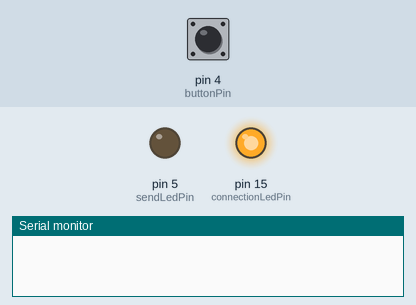
Recording of a sketch running on a simulated Arduino Uno, built with avr-gcc and run on an emulated ATmega328P. On the bench: output pins drawn as LEDs (lit = HIGH), the last lines printed to the serial monitor. The inputs (shaded band) are chosen by the test bench; at power-on: pin 4 (buttonPin) HIGH.

Above: at 1.2 s.
1.3 s: pin 4 (buttonPin) pulled LOW for 0.15 s
At 1.37 s:
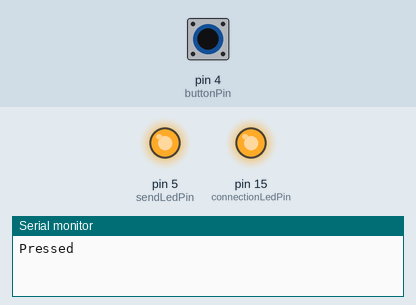
2.9 s: pin 4 (buttonPin) pulled LOW for 3.2 s
At 6.8 s:
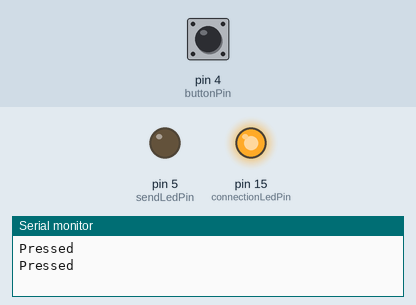
Timing chart, 0 to 8.3 s (numbered marks = the images above; inputs shaded):
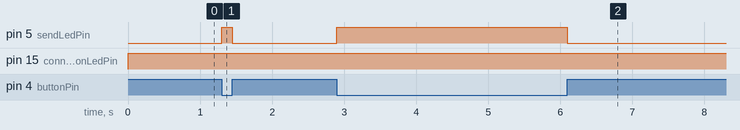

The sketch:

button_pullup_led.ino
```cpp
int buttonPin = 4;
int connectionLedPin = 15;
int sendLedPin = 5;

bool trigger = false;

void setup() {


  Serial.begin(9600);

  pinMode(buttonPin, INPUT_PULLUP);

  pinMode(connectionLedPin, OUTPUT);
  pinMode(sendLedPin, OUTPUT);
}

void loop() {

  digitalWrite(connectionLedPin, HIGH);
  int sensorVal = digitalRead(buttonPin);

  if (sensorVal == HIGH) {
    if (trigger == false) {
      digitalWrite(sendLedPin, LOW);
      trigger = true;
      delay(10);
    }

  } else {

    if (trigger == true) {
      digitalWrite(sendLedPin, HIGH);
      Serial.println("Pressed");
      trigger = false;
      delay(10);
    }

  }
}
```

Measured:
- after the input at 1.3 s, pin 5 (sendLedPin): LOW → HIGH at once, → LOW 0.15 s later
- after the input at 2.9 s, pin 5 (sendLedPin): LOW → HIGH at once, → LOW 3.2 s later
